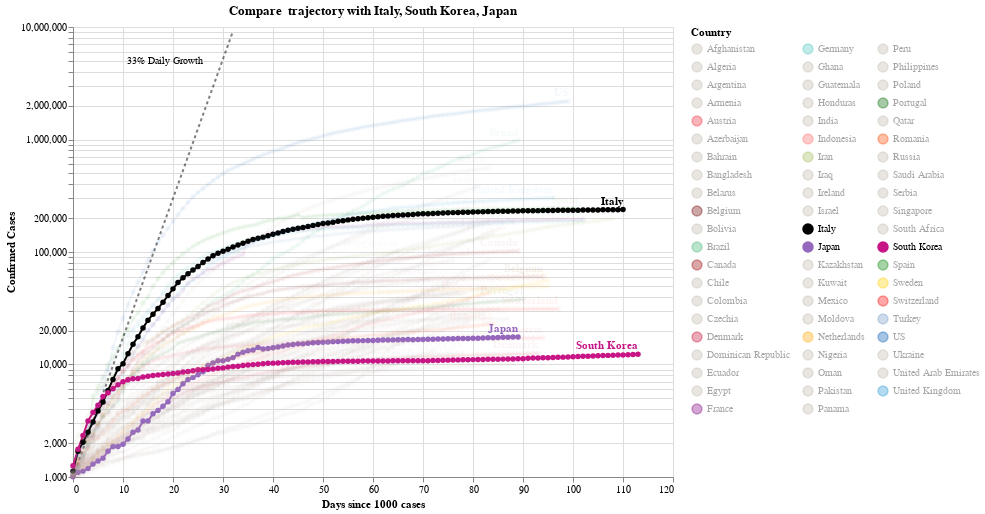

The notebook cell saved with this chart:
### Code cell
#hide_input
chart = make_since_chart()
chart

### Figure 1 — Vega-Lite specification as saved in the notebook (floating-point values rounded to 4 significant figures; data arrays with more than 128 entries replaced by an {"elided": "..."} marker saying what was removed)
{"config": {"view": {"continuousWidth": 400, "continuousHeight": 300}}, "layer": [{"mark": {"type": "line", "color": "black", "opacity": 0.5, "strokeDash": [3, 3]}, "encoding": {"x": {"type": "quantitative", "field": "Days since 1000 cases"}, "y": {"type": "quantitative", "field": "Confirmed Cases"}}}, {"mark": {"type": "text", "align": "right", "dx": -30, "dy": 30, "fontSize": 10, "text": "33% Daily Growth"}, "encoding": {"x": {"type": "quantitative", "field": "Days since 1000 cases"}, "y": {"type": "quantitative", "field": "Confirmed Cases"}}, "transform": [{"filter": "(datum['Days since 1000 cases'] >= 32)"}]}, {"data": {"name": "data-fc326abb677c0a27d62757b5a066bce2"}, "mark": {"type": "line", "point": true}, "encoding": {"color": {"type": "nominal", "field": "Country", "legend": {"columns": 3, "symbolLimit": 62}, "scale": {"domain": ["Afghanistan", "Algeria", "Argentina", "Armenia", "Austria", "Azerbaijan", "Bahrain", "Bangladesh", "Belarus", "Belgium", "Bolivia", "Brazil", "Canada", "Chile", "Colombia", "Czechia", "Denmark", "Dominican Republic", "Ecuador", "Egypt", "France", "Germany", "Ghana", "Guatemala", "Honduras", "India", "Indonesia", "Iran", "Iraq", "Ireland", "Israel", "Italy", "Japan", "Kazakhstan", "Kuwait", "Mexico", "Moldova", "Netherlands", "Nigeria", "Oman", "Pakistan", "Panama", "Peru", "Philippines", "Poland", "Portugal", "Qatar", "Romania", "Russia", "Saudi Arabia", "Serbia", "Singapore", "South Africa", "South Korea", "Spain", "Sweden", "Switzerland", "Turkey", "US", "Ukraine", "United Arab Emirates", "United Kingdom"], "range": ["#C1B7AD", "#C1B7AD", "#C1B7AD", "#C1B7AD", "#ED2939", "#C1B7AD", "#C1B7AD", "#C1B7AD", "#C1B7AD", "#6f0000", "#C1B7AD", "mediumseagreen", "#990000", "#C1B7AD", "#C1B7AD", "#C1B7AD", "#C60C30", "#C1B7AD", "#C1B7AD", "#C1B7AD", "purple", "#4DC6BD", "#C1B7AD", "#C1B7AD", "#C1B7AD", "#C1B7AD", "#FF6666", "#A1BA59", "#C1B7AD", "#C1B7AD", "#C1B7AD", "black", "#9467bd", "#C1B7AD", "#C1B7AD", "#C1B7AD", "#C1B7AD", "orange", "#C1B7AD", "#C1B7AD", "#C1B7AD", "#C1B7AD", "#C1B7AD", "#C1B7AD", "#C1B7AD", "#006600", "#C1B7AD", "#FF4500", "#C1B7AD", "#C1B7AD", "#C1B7AD", "#C1B7AD", "#C1B7AD", "#C71585", "green", "#FFCD00", "#ff0000", "#7499c7", "#0059B3", "#C1B7AD", "#C1B7AD", "#2495D3"]}}, "opacity": {"condition": {"value": 1, "selection": "selector001"}, "value": 0.05}, "tooltip": [{"type": "nominal", "field": "Country"}, {"type": "temporal", "field": "Date"}, {"type": "quantitative", "field": "Confirmed Cases"}, {"type": "quantitative", "field": "Days since 1000 cases"}], "x": {"type": "quantitative", "field": "Days since 1000 cases"}, "y": {"type": "quantitative", "field": "Confirmed Cases", "scale": {"type": "log"}}}, "height": 450, "selection": {"selector001": {"type": "multi", "fields": ["Country"], "bind": "legend", "init": [{"Country": "Italy"}, {"Country": "South Korea"}, {"Country": "Japan"}]}}, "width": 600}, {"data": {"name": "data-fc326abb677c0a27d62757b5a066bce2"}, "mark": {"type": "text", "align": "right", "dy": -8, "fontWeight": "bold"}, "encoding": {"color": {"type": "nominal", "field": "Country", "legend": {"columns": 3, "symbolLimit": 62}, "scale": {"domain": ["Afghanistan", "Algeria", "Argentina", "Armenia", "Austria", "Azerbaijan", "Bahrain", "Bangladesh", "Belarus", "Belgium", "Bolivia", "Brazil", "Canada", "Chile", "Colombia", "Czechia", "Denmark", "Dominican Republic", "Ecuador", "Egypt", "France", "Germany", "Ghana", "Guatemala", "Honduras", "India", "Indonesia", "Iran", "Iraq", "Ireland", "Israel", "Italy", "Japan", "Kazakhstan", "Kuwait", "Mexico", "Moldova", "Netherlands", "Nigeria", "Oman", "Pakistan", "Panama", "Peru", "Philippines", "Poland", "Portugal", "Qatar", "Romania", "Russia", "Saudi Arabia", "Serbia", "Singapore", "South Africa", "South Korea", "Spain", "Sweden", "Switzerland", "Turkey", "US", "Ukraine", "United Arab Emirates", "United Kingdom"], "range": ["#C1B7AD", "#C1B7AD", "#C1B7AD", "#C1B7AD", "#ED2939", "#C1B7AD", "#C1B7AD", "#C1B7AD", "#C1B7AD", "#6f0000", "#C1B7AD", "mediumseagreen", "#990000", "#C1B7AD", "#C1B7AD", "#C1B7AD", "#C60C30", "#C1B7AD", "#C1B7AD", "#C1B7AD", "purple", "#4DC6BD", "#C1B7AD", "#C1B7AD", "#C1B7AD", "#C1B7AD", "#FF6666", "#A1BA59", "#C1B7AD", "#C1B7AD", "#C1B7AD", "black", "#9467bd", "#C1B7AD", "#C1B7AD", "#C1B7AD", "#C1B7AD", "orange", "#C1B7AD", "#C1B7AD", "#C1B7AD", "#C1B7AD", "#C1B7AD", "#C1B7AD", "#C1B7AD", "#006600", "#C1B7AD", "#FF4500", "#C1B7AD", "#C1B7AD", "#C1B7AD", "#C1B7AD", "#C1B7AD", "#C71585", "green", "#FFCD00", "#ff0000", "#7499c7", "#0059B3", "#C1B7AD", "#C1B7AD", "#2495D3"]}}, "opacity": {"condition": {"value": 1, "selection": "selector001"}, "value": 0.05}, "text": {"type": "nominal", "field": "Country"}, "tooltip": [{"type": "nominal", "field": "Country"}, {"type": "temporal", "field": "Date"}, {"type": "quantitative", "field": "Confirmed Cases"}, {"type": "quantitative", "field": "Days since 1000 cases"}], "x": {"type": "quantitative", "field": "Days since 1000 cases"}, "y": {"type": "quantitative", "field": "Confirmed Cases", "scale": {"type": "log"}}}, "height": 450, "transform": [{"filter": "(datum['Date'] >= 1592438400000)"}], "width": 600}], "data": {"name": "data-ce6009c4a6afcf7a2518301f1d843fd3"}, "title": "Compare  trajectory with Italy, South Korea, Japan", "$schema": "https://vega.github.io/schema/vega-lite/v4.8.1.json", "datasets": {"data-ce6009c4a6afcf7a2518301f1d843fd3": [{"Days since 1000 cases": 0, "Confirmed Cases": 1000.0}, {"Days since 1000 cases": 1, "Confirmed Cases": 1330.0}, {"Days since 1000 cases": 2, "Confirmed Cases": 1769.0}, {"Days since 1000 cases": 3, "Confirmed Cases": 2353.0}, {"Days since 1000 cases": 4, "Confirmed Cases": 3129.0}, {"Days since 1000 cases": 5, "Confirmed Cases": 4162.0}, {"Days since 1000 cases": 6, "Confirmed Cases": 5535.0}, {"Days since 1000 cases": 7, "Confirmed Cases": 7361.0}, {"Days since 1000 cases": 8, "Confirmed Cases": 9791.0}, {"Days since 1000 cases": 9, "Confirmed Cases": 13020.0}, {"Days since 1000 cases": 10, "Confirmed Cases": 17320.0}, {"Days since 1000 cases": 11, "Confirmed Cases": 23030.0}, {"Days since 1000 cases": 12, "Confirmed Cases": 30640.0}, {"Days since 1000 cases": 13, "Confirmed Cases": 40740.0}, {"Days since 1000 cases": 14, "Confirmed Cases": 54190.0}, {"Days since 1000 cases": 15, "Confirmed Cases": 72070.0}, {"Days since 1000 cases": 16, "Confirmed Cases": 95860.0}, {"Days since 1000 cases": 17, "Confirmed Cases": 127500.0}, {"Days since 1000 cases": 18, "Confirmed Cases": 169600.0}, {"Days since 1000 cases": 19, "Confirmed Cases": 225500.0}, {"Days since 1000 cases": 20, "Confirmed Cases": 299900.0}, {"Days since 1000 cases": 21, "Confirmed Cases": 398900.0}, {"Days since 1000 cases": 22, "Confirmed Cases": 530600.0}, {"Days since 1000 cases": 23, "Confirmed Cases": 705600.0}, {"Days since 1000 cases": 24, "Confirmed Cases": 938500.0}, {"Days since 1000 cases": 25, "Confirmed Cases": 1248000.0}, {"Days since 1000 cases": 26, "Confirmed Cases": 1660000.0}, {"Days since 1000 cases": 27, "Confirmed Cases": 2208000.0}, {"Days since 1000 cases": 28, "Confirmed Cases": 2937000.0}, {"Days since 1000 cases": 29, "Confirmed Cases": 3906000.0}, {"Days since 1000 cases": 30, "Confirmed Cases": 5195000.0}, {"Days since 1000 cases": 31, "Confirmed Cases": 6909000.0}, {"Days since 1000 cases": 32, "Confirmed Cases": 9189000.0}], "data-fc326abb677c0a27d62757b5a066bce2": {"elided": "5093 records"}}}
